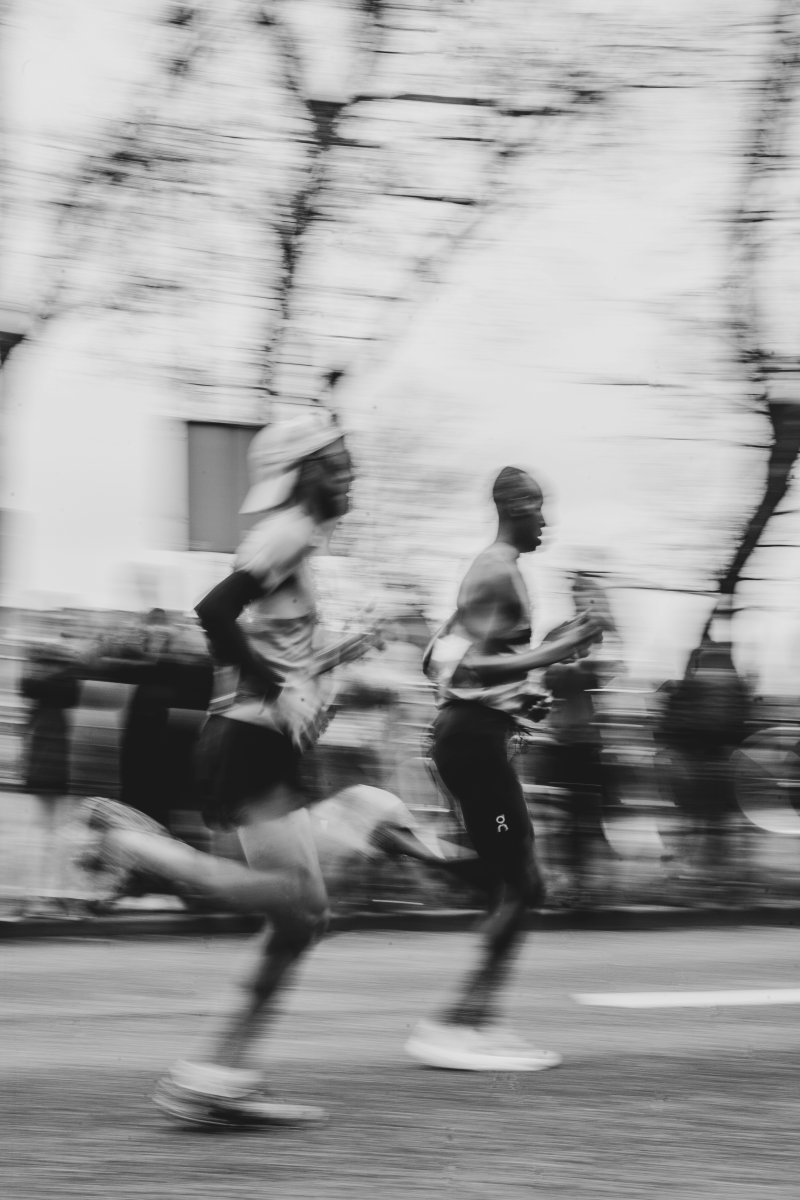
#> input picture assets/img/para collage/jorgen-hendriksen-3xxG3Mw7nOg-unsplash.jpg, 4000 x 6000 px, found by its file name (shown at 1/5 size)
$ python make_collages.py
#> lines starting #> are read from the running program, lines starting #| are printed output that depends on the picture; after the words box and inside, x2 and y2 are one past the last pixel; in counts of white or black regions, pixels touching at a corner belong together
from pathlib import Path
from PIL import Image, ImageEnhance, ImageFilter, ImageOps, ImageDraw


SRC = Path(r"C:\Users\Sebastian\AppData\Local\Temp\codex-collage-inputs")
OUT = Path(__file__).resolve().parent / "collage-output"
FILES = [
    "jorgen-hendriksen-3xxG3Mw7nOg-unsplash.jpg",
    "dina-badamshina-NHfg6b3WCC0-unsplash.jpg",
    "leo-sokolovsky-BaSZo808Oy8-unsplash.jpg",
    "maico-amorim-SJWPKMb9u-k-unsplash.jpg",
]


def grade(im: Image.Image) -> Image.Image:
    im = ImageOps.exif_transpose(im).convert("RGB")
    im = ImageEnhance.Contrast(im).enhance(1.08)
    im = ImageEnhance.Color(im).enhance(0.92)
    return ImageEnhance.Sharpness(im).enhance(1.05)


def cover(im: Image.Image, size: tuple[int, int], center=(0.5, 0.5)) -> Image.Image:
    return ImageOps.fit(im, size, method=Image.Resampling.LANCZOS, centering=center)


def paste_panel(canvas, photo, polygon, crop_size, center=(0.5, 0.5)):
    panel = cover(photo, crop_size, center)
    x0 = min(p[0] for p in polygon)
    y0 = min(p[1] for p in polygon)
    mask = Image.new("L", canvas.size, 0)
    ImageDraw.Draw(mask).polygon(polygon, fill=255)
    layer = Image.new("RGB", canvas.size)
    layer.paste(panel, (x0, y0))
    canvas.paste(layer, (0, 0), mask)


def desktop(images):
    w, h, seam = 1920, 1080, 18
    c = Image.new("RGB", (w, h), (5, 7, 9))
    # Large editorial anchor at left, three energetic supporting bands at right.
    paste_panel(c, images[0], [(0, 0), (1120, 0), (900, h), (0, h)], (1120, h), (0.52, 0.48))
    paste_panel(c, images[1], [(1138, 0), (w, 0), (w, 345), (1066, 310)], (854, 345), (0.5, 0.46))
    paste_panel(c, images[2], [(1062, 328), (w, 363), (w, 710), (990, 675)], (930, 382), (0.52, 0.5))
    paste_panel(c, images[3], [(986, 693), (w, 728), (w, h), (914, h)], (1006, 387), (0.5, 0.52))
    return c


def mobile(images):
    w, h = 1080, 1920
    c = Image.new("RGB", (w, h), (5, 7, 9))
    # Portrait-friendly rhythm: dominant opening image followed by three diagonal bands.
    paste_panel(c, images[0], [(0, 0), (w, 0), (w, 850), (0, 760)], (w, 850), (0.5, 0.46))
    paste_panel(c, images[1], [(0, 782), (w, 872), (w, 1210), (0, 1120)], (w, 428), (0.5, 0.48))
    paste_panel(c, images[2], [(0, 1142), (w, 1232), (w, 1570), (0, 1480)], (w, 428), (0.52, 0.5))
    paste_panel(c, images[3], [(0, 1502), (w, 1592), (w, h), (0, h)], (w, 418), (0.5, 0.52))
    return c


def main():
    OUT.mkdir(parents=True, exist_ok=True)
    images = [grade(Image.open(SRC / name)) for name in FILES]
#> in grade, im is the input picture: PIL image 4000x6000 RGB; min 15, max 232, mean 156.5
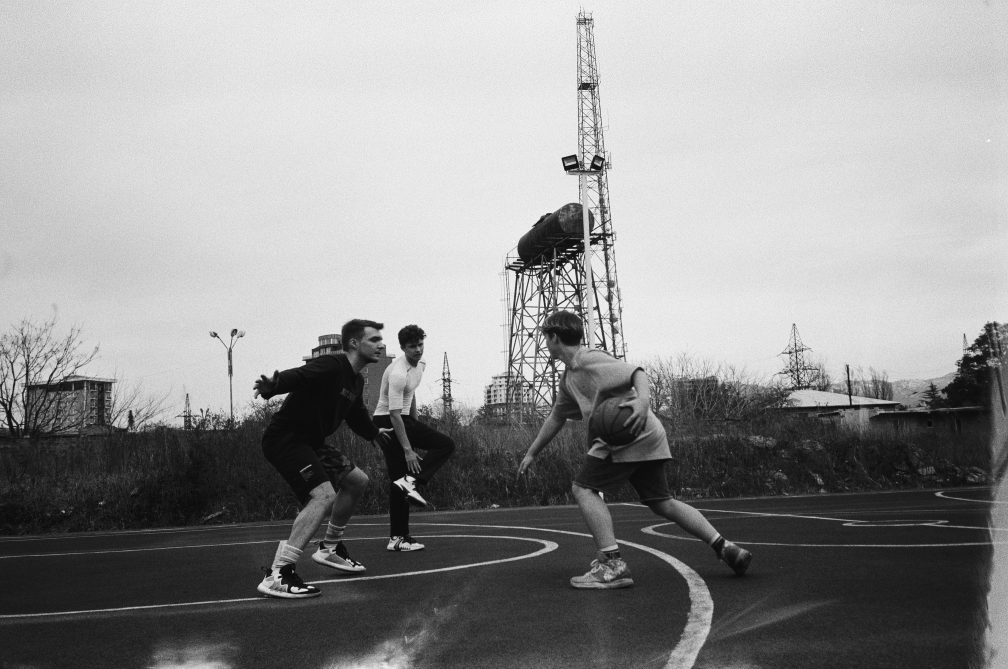
#> input picture assets/img/para collage/dina-badamshina-NHfg6b3WCC0-unsplash.jpg, 3024 x 2005 px, found by its file name (shown at 1/3 size)
#> in grade, im is the input picture: PIL image 3024x2005 RGB; min 0, max 255, mean 146.2
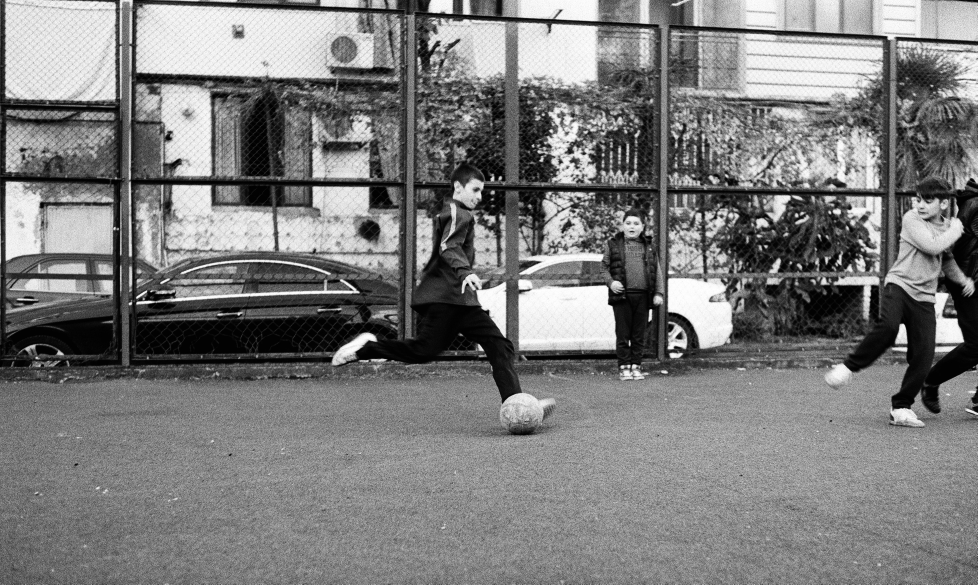
#> input picture assets/img/para collage/leo-sokolovsky-BaSZo808Oy8-unsplash.jpg, 2932 x 1753 px, found by its file name (shown at 1/3 size)
#> in grade, im is the input picture: PIL image 2932x1753 RGB; min 0, max 255, mean 125.1
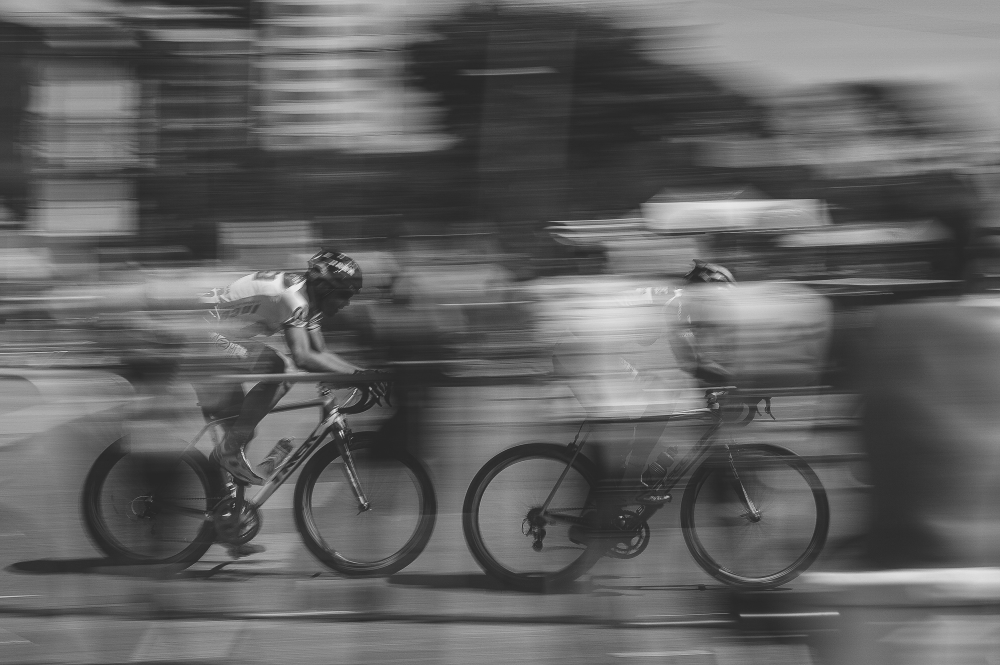
#> input picture assets/img/para collage/maico-amorim-SJWPKMb9u-k-unsplash.jpg, 3000 x 1995 px, found by its file name (shown at 1/3 size)
#> in grade, im is the input picture: PIL image 3000x1995 RGB; min 23, max 255, mean 97.3
#> images = 4 items
    desktop(images).save(OUT / "collage-portada-pc.jpg", quality=94, subsampling=0, optimize=True)
#> in paste_panel, `mask = Image.new("L", canvas.size, 0)`: mask: PIL image 1920x1080 L; every value is 0
#> in paste_panel, `ImageDraw.Draw(mask).polygon(polygon, fill=255)`:
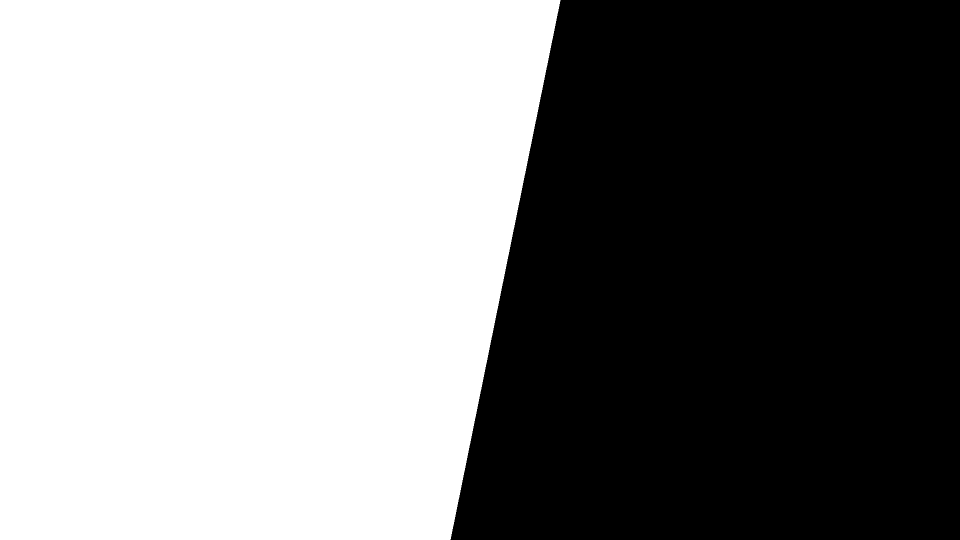
#> mask: PIL image 1920x1080 L (shown at 1/2 size); 52.7% white; 1 black region, box (x1, y1, x2, y2) and area: (901, 0, 1920, 1080) 981620
#> in paste_panel, `layer = Image.new("RGB", canvas.size)`: layer: PIL image 1920x1080 RGB; every value is 0
#> in paste_panel (call 2), `ImageDraw.Draw(mask).polygon(polygon, fill=255)`: mask: PIL image 1920x1080 L; 13% white; 1 white region, box (x1, y1, x2, y2) and area: (1066, 0, 1920, 345) 268916
#> in paste_panel (call 3), `ImageDraw.Draw(mask).polygon(polygon, fill=255)`: mask: PIL image 1920x1080 L; 15% white; 1 white region, box (x1, y1, x2, y2) and area: (990, 328, 1920, 710) 311513
#> in paste_panel (call 4), `ImageDraw.Draw(mask).polygon(polygon, fill=255)`: mask: PIL image 1920x1080 L; 17.3% white; 1 white region, box (x1, y1, x2, y2) and area: (914, 693, 1920, 1080) 358577
    mobile(images).save(OUT / "collage-portada-celular.jpg", quality=94, subsampling=0, optimize=True)
#> in paste_panel (call 5), `mask = Image.new("L", canvas.size, 0)`: mask: PIL image 1080x1920 L; every value is 0
#> in paste_panel (call 5), `ImageDraw.Draw(mask).polygon(polygon, fill=255)`: mask: PIL image 1080x1920 L; 42% white; 1 white region, box (x1, y1, x2, y2) and area: (0, 0, 1080, 850) 869940
#> in paste_panel (call 5), `layer = Image.new("RGB", canvas.size)`: layer: PIL image 1080x1920 RGB; every value is 0
#> in paste_panel (call 6), `ImageDraw.Draw(mask).polygon(polygon, fill=255)`: mask: PIL image 1080x1920 L; 17.6% white; 1 white region, box (x1, y1, x2, y2) and area: (0, 782, 1080, 1210) 365130
#> in cover (call 7), `return ImageOps.fit(im, size, method=Image.Resampling.LANCZOS, centeri..`:
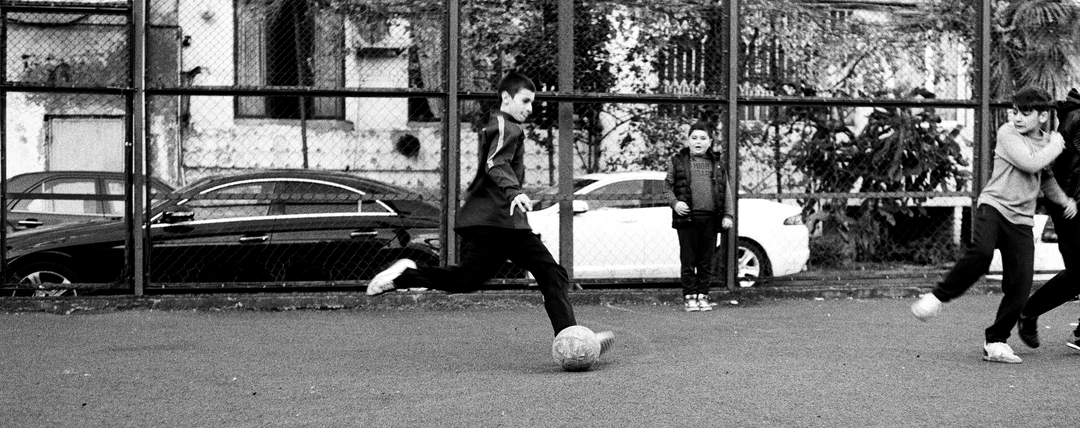
#> returned value: PIL image 1080x428 RGB; min 0, max 255, mean 110.6
#> in paste_panel (call 7), `ImageDraw.Draw(mask).polygon(polygon, fill=255)`: mask: PIL image 1080x1920 L; 17.6% white; 1 white region, box (x1, y1, x2, y2) and area: (0, 1142, 1080, 1570) 365130
#> in paste_panel (call 7), `canvas.paste(layer, (0, 0), mask)`:
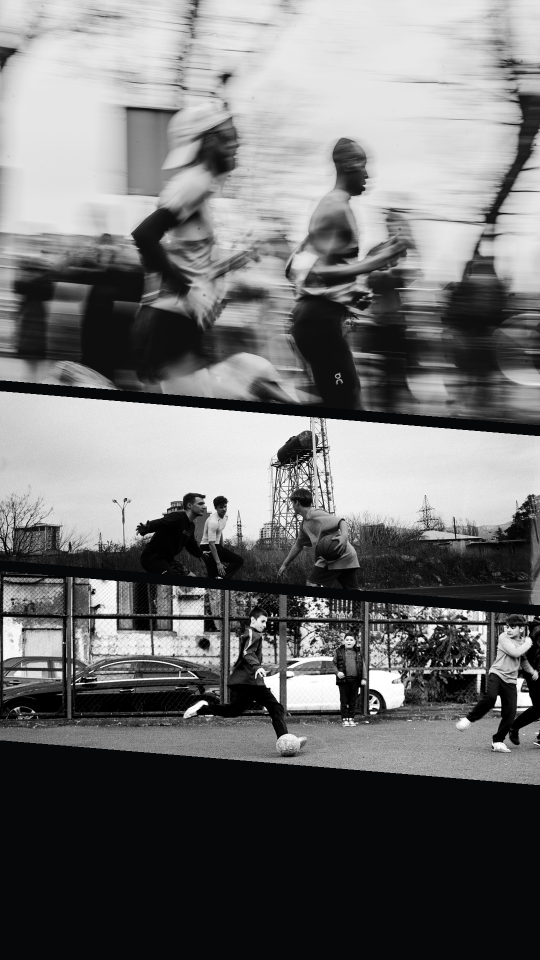
#> canvas: PIL image 1080x1920 RGB (shown at 1/2 size); mean R, G, B 111.8, 112.2, 112.7
#> in paste_panel (call 8), `ImageDraw.Draw(mask).polygon(polygon, fill=255)`:
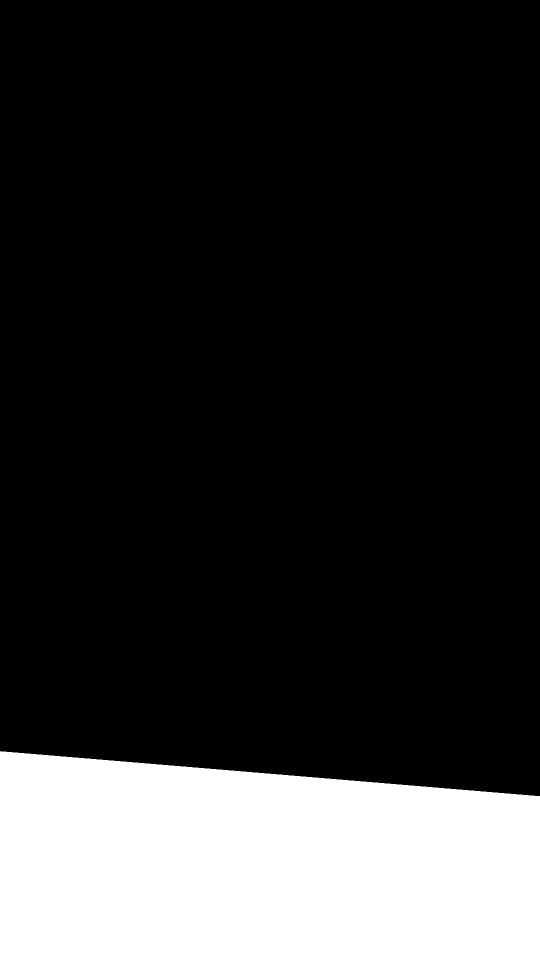
#> mask: PIL image 1080x1920 L (shown at 1/2 size); 19.4% white; 1 white region, box (x1, y1, x2, y2) and area: (0, 1502, 1080, 1920) 402390


if __name__ == "__main__":
    main()
